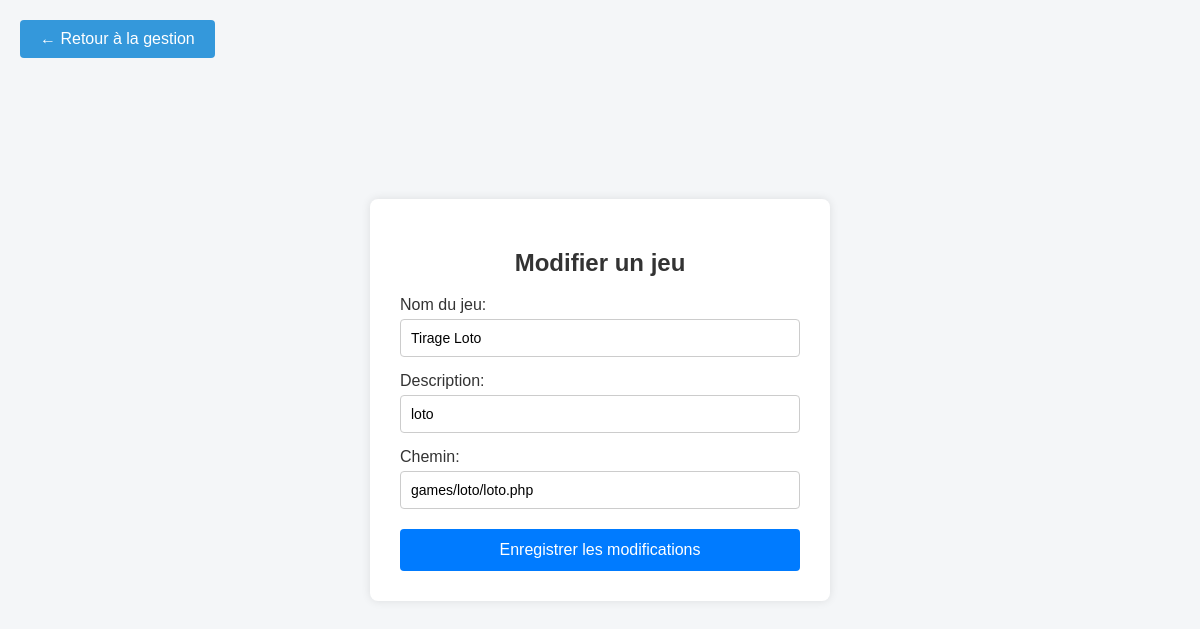
Page /edit_game.php?id=9 on the committed database.
### tables this page shows
CREATE TABLE `games` (
  `id` int NOT NULL,
  `nom_du_jeux` varchar(100) NOT NULL,
  `description` text,
  `path` varchar(255) NOT NULL,
  `created_at` timestamp NULL DEFAULT CURRENT_TIMESTAMP
);

### src/edit_game.php (the view, shortened to what this page needs)
<?php
require_once 'config.php';
$id = (int)$_GET['id'];
try {
    $stmt = $pdo->prepare("SELECT * FROM games WHERE id = ?");
    $stmt->execute([$id]);
    $game = $stmt->fetch();
} catch (PDOException $e) {
    header('Location: gestion_jeux.php?error=edit');
    exit;
}
?>
<!DOCTYPE html>
<html lang="fr">
<head>
</head>
<body>
    <a href="gestion_jeux.php" class="home-button">← Retour à la gestion</a>
    <div class="form-container">
        <h2>Modifier un jeu</h2>
        <form action="edit_game_process.php" method="POST">
            <label for="nom_du_jeux">Nom du jeu:</label>
            <input type="text" id="nom_du_jeux" name="nom_du_jeux" value="<?php echo htmlspecialchars($game['nom_du_jeux']); ?>" required>
            <label for="description">Description:</label>
            <input type="text" id="description" name="description" value="<?php echo htmlspecialchars($game['description']); ?>" required>
            <label for="path">Chemin:</label>
            <input type="text" id="path" name="path" value="<?php echo htmlspecialchars($game['path']); ?>" required>
            <button type="submit">Enregistrer les modifications</button>
        </form>
    </div>
</body>
</html>

### src/edit_game.php (style rules this page uses)
body { font-family: Arial, sans-serif; background-color: #f4f6f8; margin: 0; padding: 0; display: flex; justify-content: center; align-items: center; height: 100vh; }
.home-button { position: fixed; top: 20px; left: 20px; padding: 10px 20px; background-color: #3498db; color: white; text-decoration: none; border-radius: 4px; z-index: 1000; font-family: Arial, sans-serif; transition: background-color 0.2s; }
.form-container { background-color: #ffffff; padding: 30px; border-radius: 8px; box-shadow: 0 0 10px rgba(0,0,0,0.1); width: 400px; }
h2 { text-align: center; color: #333; }
label { display: block; margin-top: 15px; color: #333; }
input[type="text"], input[type="email"], textarea { width: 100%; padding: 10px; margin-top: 5px; border: 1px solid #ccc; border-radius: 4px; box-sizing: border-box; font-size: 14px; }
button { margin-top: 20px; width: 100%; background-color: #007BFF; color: white; border: none; padding: 12px; font-size: 16px; border-radius: 4px; cursor: pointer; }

### rows in the picture
games: nom_du_jeux "Tirage Loto", description "loto", path "games/loto/loto.php"
